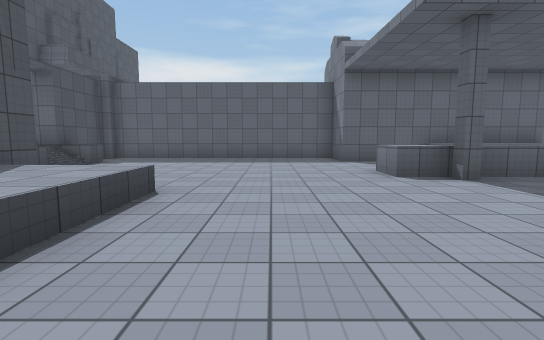
view 1 (above)

18 first-person views from a walk through a 3-D level made in the Unity game engine. The camera is 1.3 m above the floor, tilts 6° down and sees 85° across. The floor is counted in squares, 2 m on a side. Each view is taken from the middle of a square. On the plan, view 1 faces up. The plan holds only what a view shows up to about 9 squares ahead; the rest is blank. The place goes on beyond the plan. The player is left out. Surface patterns are stand-ins for the level's own textures.

view 2
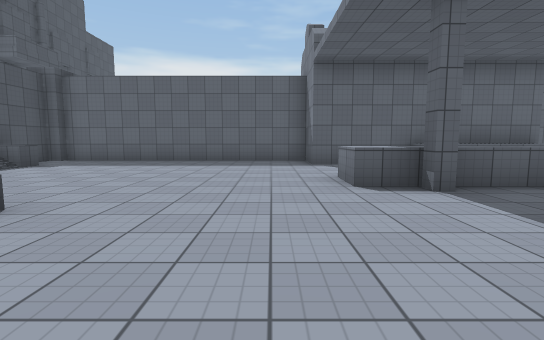

view 3
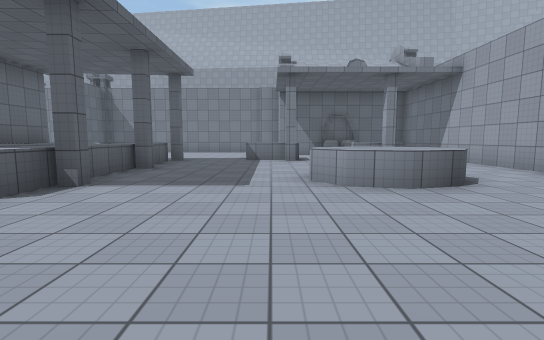

view 4
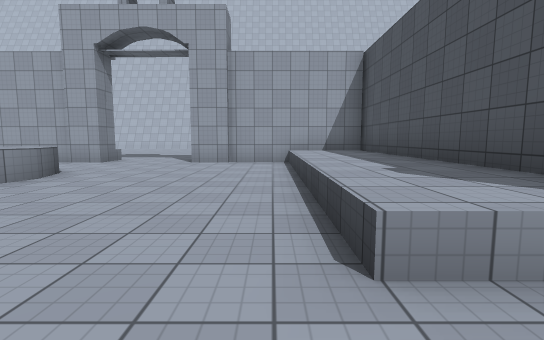

view 5
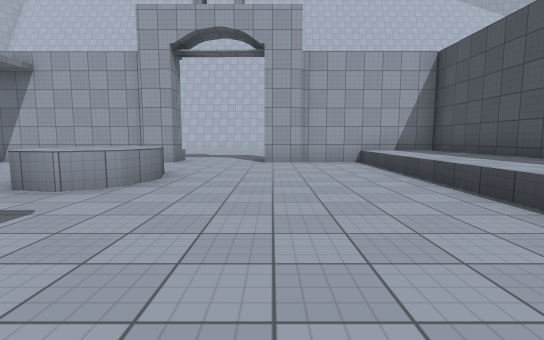

view 6
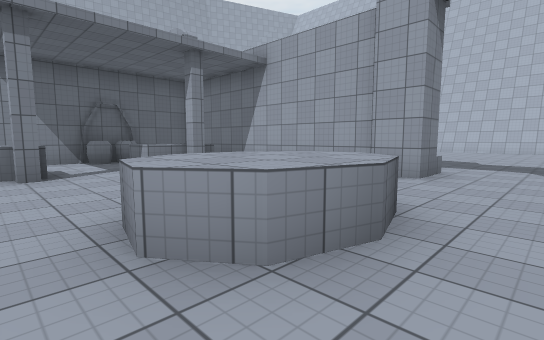

view 7
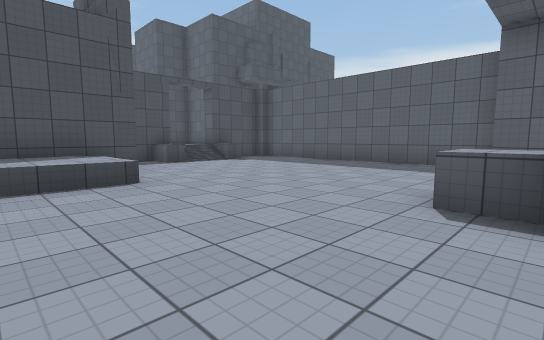

view 8
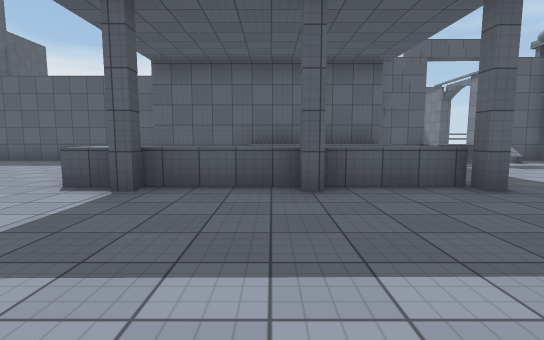

view 9
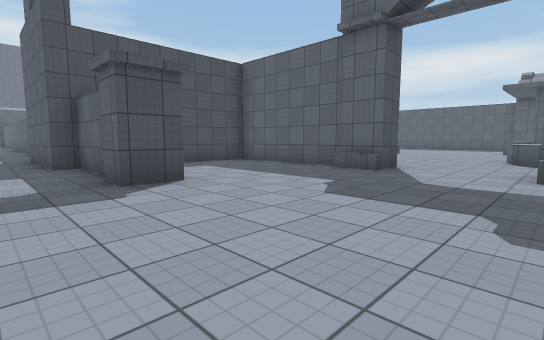

view 10
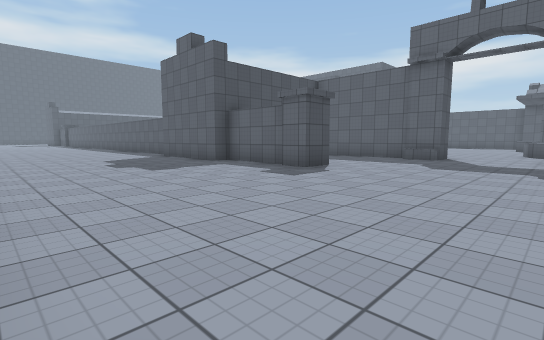

view 11
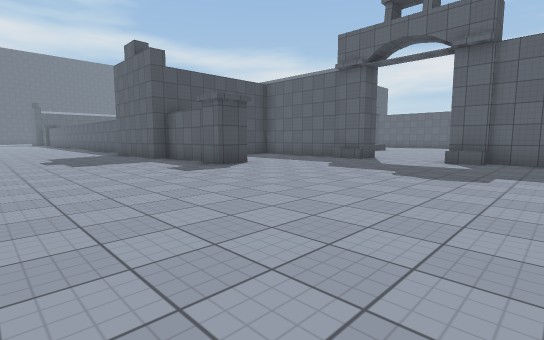

view 12
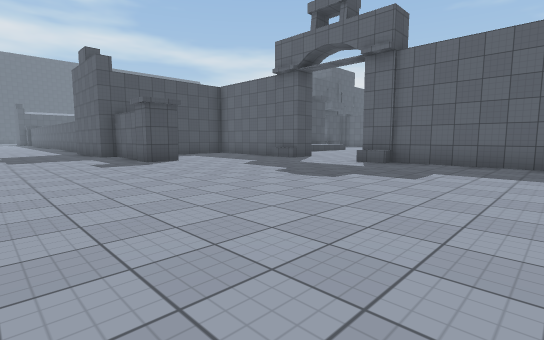

view 13
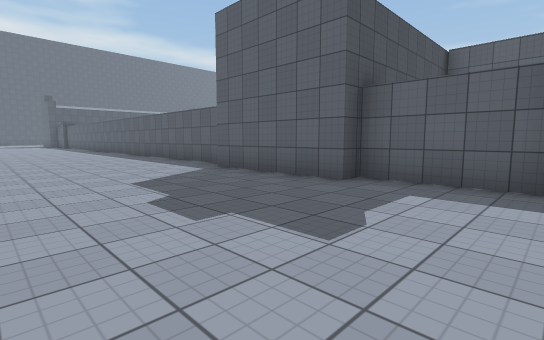

view 14
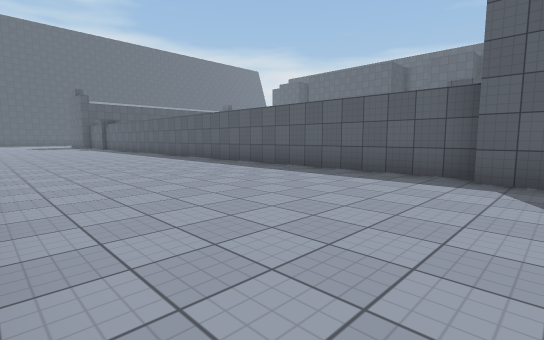

view 15
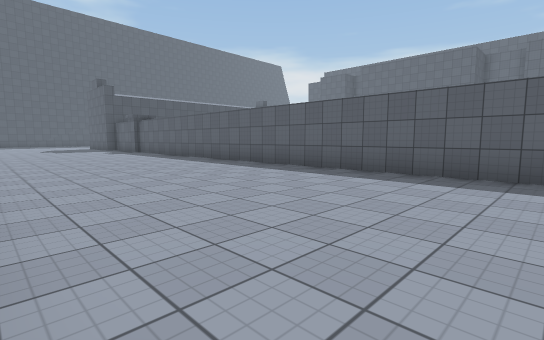

view 16
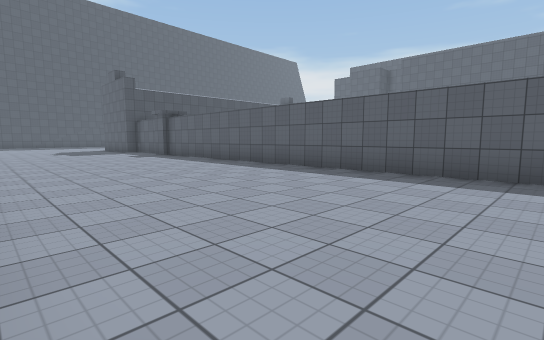

view 17
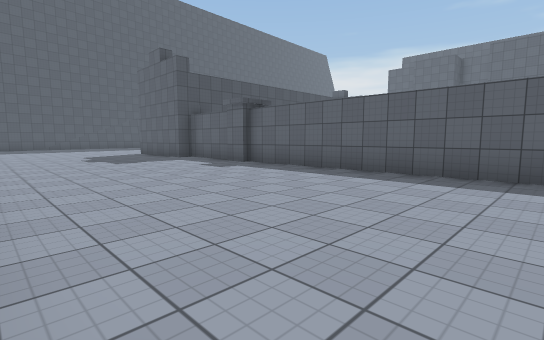

view 18
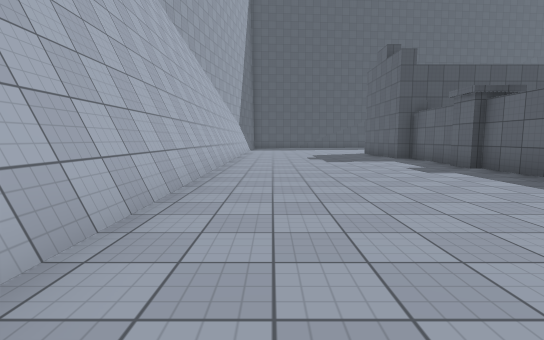

### Floor plan
Key: @ floor where view 1 was taken; # wall or solid block; x gap in a wall; . floor; / step, stairs or slope; = window, fence, low wall or low ledge; ^ raised ledge.
Columns run from 29 left of view 1 to 8 right of it. Each row starts with its distance up from view 1.
 10                        #########
  9                        #.......######
  8                        #=........ ^^^
  7                        //.......
  6                        #=......^^^^^^.
  5                        #........#^^^^x
  4                          #............
  3                          #^^..........
  2                          #^^.........^
  1                          #^^....^^....
  0                          #^^.@..^^....
 -1                          #^^.....^...^
 -2                          #^^.........^
 -3                          ##^..........
 -4                          #.####..#####
 -5                          #............
 -6                          #............
 -7                          # ...........
 -8  ####################### ####.........
 -9  ......................###............
-10  .....................................
-11  .....................................
-12 ......................................
-13 ....................................
-14  .................................
-15  ########

Where each view was taken, in squares from view 1:
view 1: 0 up, 0 right, facing up
view 2: 1 up, 1 right, facing up
view 3: 2 up, 1 left, facing right
view 4: 5 up, 1 left, facing down
view 5: 5 up, 1 right, facing down
view 6: 2 up, 2 right, facing down-right
view 7: 2 up, 3 right, facing up-left
view 8: 1 up, 5 right, facing up
view 9: 10 down, 4 right, facing up-left
view 10: 14 down, 4 right, facing up-left
view 11: 13 down, 6 right, facing up-left
view 12: 12 down, 8 right, facing up-left
view 13: 13 down, 1 left, facing up-left
view 14: 14 down, 6 left, facing up-left
view 15: 14 down, 11 left, facing up-left
view 16: 14 down, 14 left, facing up-left
view 17: 14 down, 19 left, facing up-left
view 18: 13 down, 19 left, facing left
